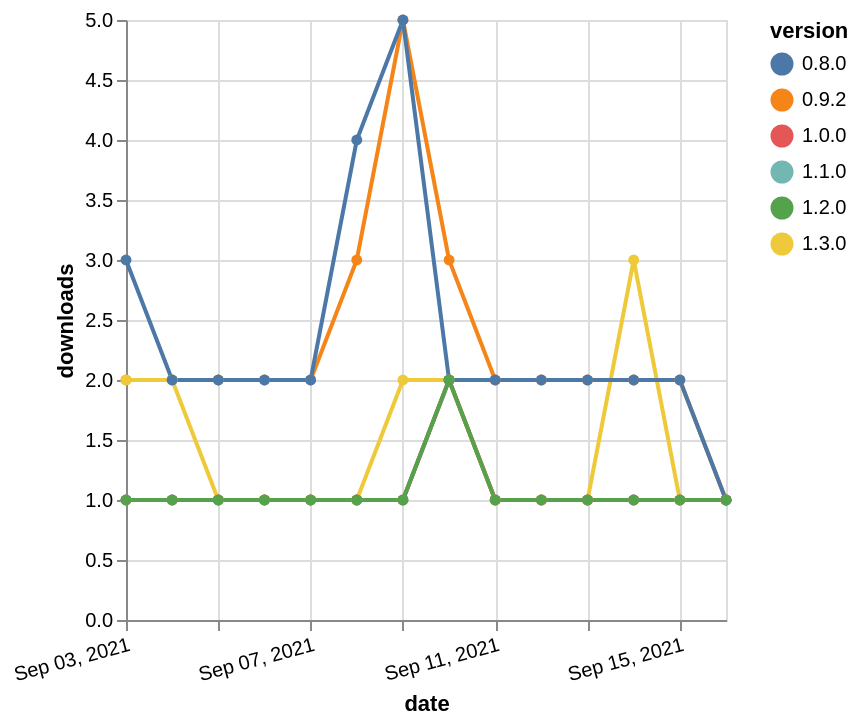

Write the Vega-Lite specification saved for this chart.
### Vega-Lite specification from a JSON file in a GitHub repository (floating-point values rounded to 4 significant figures)
{"$schema": "https://vega.github.io/schema/vega-lite/v5.json", "description": "A simple bar chart with embedded data.", "data": {"values": [{"date": "2021-09-03", "total": 121, "delta": 1, "version": "1.1.0"}, {"date": "2021-09-04", "total": 122, "delta": 1, "version": "1.1.0"}, {"date": "2021-09-05", "total": 123, "delta": 1, "version": "1.1.0"}, {"date": "2021-09-06", "total": 124, "delta": 1, "version": "1.1.0"}, {"date": "2021-09-07", "total": 125, "delta": 1, "version": "1.1.0"}, {"date": "2021-09-08", "total": 126, "delta": 1, "version": "1.1.0"}, {"date": "2021-09-09", "total": 127, "delta": 1, "version": "1.1.0"}, {"date": "2021-09-10", "total": 129, "delta": 2, "version": "1.1.0"}, {"date": "2021-09-11", "total": 130, "delta": 1, "version": "1.1.0"}, {"date": "2021-09-12", "total": 131, "delta": 1, "version": "1.1.0"}, {"date": "2021-09-13", "total": 132, "delta": 1, "version": "1.1.0"}, {"date": "2021-09-14", "total": 133, "delta": 1, "version": "1.1.0"}, {"date": "2021-09-15", "total": 134, "delta": 1, "version": "1.1.0"}, {"date": "2021-09-16", "total": 135, "delta": 1, "version": "1.1.0"}, {"date": "2021-09-03", "total": 2851, "delta": 2, "version": "0.9.2"}, {"date": "2021-09-04", "total": 2853, "delta": 2, "version": "0.9.2"}, {"date": "2021-09-05", "total": 2855, "delta": 2, "version": "0.9.2"}, {"date": "2021-09-06", "total": 2857, "delta": 2, "version": "0.9.2"}, {"date": "2021-09-07", "total": 2859, "delta": 2, "version": "0.9.2"}, {"date": "2021-09-08", "total": 2862, "delta": 3, "version": "0.9.2"}, {"date": "2021-09-09", "total": 2867, "delta": 5, "version": "0.9.2"}, {"date": "2021-09-10", "total": 2870, "delta": 3, "version": "0.9.2"}, {"date": "2021-09-11", "total": 2872, "delta": 2, "version": "0.9.2"}, {"date": "2021-09-12", "total": 2874, "delta": 2, "version": "0.9.2"}, {"date": "2021-09-13", "total": 2876, "delta": 2, "version": "0.9.2"}, {"date": "2021-09-14", "total": 2878, "delta": 2, "version": "0.9.2"}, {"date": "2021-09-15", "total": 2880, "delta": 2, "version": "0.9.2"}, {"date": "2021-09-16", "total": 2881, "delta": 1, "version": "0.9.2"}, {"date": "2021-09-03", "total": 128, "delta": 2, "version": "1.3.0"}, {"date": "2021-09-04", "total": 130, "delta": 2, "version": "1.3.0"}, {"date": "2021-09-05", "total": 131, "delta": 1, "version": "1.3.0"}, {"date": "2021-09-06", "total": 132, "delta": 1, "version": "1.3.0"}, {"date": "2021-09-07", "total": 133, "delta": 1, "version": "1.3.0"}, {"date": "2021-09-08", "total": 134, "delta": 1, "version": "1.3.0"}, {"date": "2021-09-09", "total": 136, "delta": 2, "version": "1.3.0"}, {"date": "2021-09-10", "total": 138, "delta": 2, "version": "1.3.0"}, {"date": "2021-09-11", "total": 139, "delta": 1, "version": "1.3.0"}, {"date": "2021-09-12", "total": 140, "delta": 1, "version": "1.3.0"}, {"date": "2021-09-13", "total": 141, "delta": 1, "version": "1.3.0"}, {"date": "2021-09-14", "total": 144, "delta": 3, "version": "1.3.0"}, {"date": "2021-09-15", "total": 145, "delta": 1, "version": "1.3.0"}, {"date": "2021-09-16", "total": 146, "delta": 1, "version": "1.3.0"}, {"date": "2021-09-03", "total": 210, "delta": 1, "version": "1.0.0"}, {"date": "2021-09-04", "total": 211, "delta": 1, "version": "1.0.0"}, {"date": "2021-09-05", "total": 212, "delta": 1, "version": "1.0.0"}, {"date": "2021-09-06", "total": 213, "delta": 1, "version": "1.0.0"}, {"date": "2021-09-07", "total": 214, "delta": 1, "version": "1.0.0"}, {"date": "2021-09-08", "total": 215, "delta": 1, "version": "1.0.0"}, {"date": "2021-09-09", "total": 216, "delta": 1, "version": "1.0.0"}, {"date": "2021-09-10", "total": 218, "delta": 2, "version": "1.0.0"}, {"date": "2021-09-11", "total": 219, "delta": 1, "version": "1.0.0"}, {"date": "2021-09-12", "total": 220, "delta": 1, "version": "1.0.0"}, {"date": "2021-09-13", "total": 221, "delta": 1, "version": "1.0.0"}, {"date": "2021-09-14", "total": 222, "delta": 1, "version": "1.0.0"}, {"date": "2021-09-15", "total": 223, "delta": 1, "version": "1.0.0"}, {"date": "2021-09-16", "total": 224, "delta": 1, "version": "1.0.0"}, {"date": "2021-09-03", "total": 3474, "delta": 3, "version": "0.8.0"}, {"date": "2021-09-04", "total": 3476, "delta": 2, "version": "0.8.0"}, {"date": "2021-09-05", "total": 3478, "delta": 2, "version": "0.8.0"}, {"date": "2021-09-06", "total": 3480, "delta": 2, "version": "0.8.0"}, {"date": "2021-09-07", "total": 3482, "delta": 2, "version": "0.8.0"}, {"date": "2021-09-08", "total": 3486, "delta": 4, "version": "0.8.0"}, {"date": "2021-09-09", "total": 3491, "delta": 5, "version": "0.8.0"}, {"date": "2021-09-10", "total": 3493, "delta": 2, "version": "0.8.0"}, {"date": "2021-09-11", "total": 3495, "delta": 2, "version": "0.8.0"}, {"date": "2021-09-12", "total": 3497, "delta": 2, "version": "0.8.0"}, {"date": "2021-09-13", "total": 3499, "delta": 2, "version": "0.8.0"}, {"date": "2021-09-14", "total": 3501, "delta": 2, "version": "0.8.0"}, {"date": "2021-09-15", "total": 3503, "delta": 2, "version": "0.8.0"}, {"date": "2021-09-16", "total": 3504, "delta": 1, "version": "0.8.0"}, {"date": "2021-09-03", "total": 118, "delta": 1, "version": "1.2.0"}, {"date": "2021-09-04", "total": 119, "delta": 1, "version": "1.2.0"}, {"date": "2021-09-05", "total": 120, "delta": 1, "version": "1.2.0"}, {"date": "2021-09-06", "total": 121, "delta": 1, "version": "1.2.0"}, {"date": "2021-09-07", "total": 122, "delta": 1, "version": "1.2.0"}, {"date": "2021-09-08", "total": 123, "delta": 1, "version": "1.2.0"}, {"date": "2021-09-09", "total": 124, "delta": 1, "version": "1.2.0"}, {"date": "2021-09-10", "total": 126, "delta": 2, "version": "1.2.0"}, {"date": "2021-09-11", "total": 127, "delta": 1, "version": "1.2.0"}, {"date": "2021-09-12", "total": 128, "delta": 1, "version": "1.2.0"}, {"date": "2021-09-13", "total": 129, "delta": 1, "version": "1.2.0"}, {"date": "2021-09-14", "total": 130, "delta": 1, "version": "1.2.0"}, {"date": "2021-09-15", "total": 131, "delta": 1, "version": "1.2.0"}, {"date": "2021-09-16", "total": 132, "delta": 1, "version": "1.2.0"}]}, "width": "container", "mark": {"type": "line", "point": {"filled": true}}, "encoding": {"x": {"field": "date", "type": "temporal", "timeUnit": "yearmonthdate", "title": "date", "axis": {"labelAngle": -15}}, "y": {"field": "delta", "type": "quantitative", "title": "downloads"}, "color": {"field": "version", "type": "nominal"}, "tooltip": {"field": "delta"}}}
